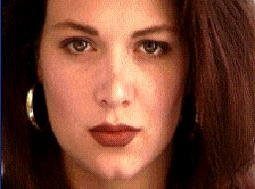
//> input picture women.jpg, 255 x 189 px
$ ./Source   (built with g++ and OpenCV 4)
//> lines starting //> are read from the running program, lines starting //| are printed output that depends on the picture; after the words box and inside, x2 and y2 are one past the last pixel; in counts of white or black regions, pixels touching at a corner belong together
#include <opencv2/highgui/highgui.hpp>
#include <opencv2/imgproc/imgproc.hpp>
#include <iostream>
#include <cstdlib>
#include <cmath>
#include <fstream>
#include <iomanip>
using namespace cv;
using namespace std;

bool start_morph = false;
vector<Point> P1, Q1, P2, Q2;
Mat two;
Mat img1, img2, imga_x,imga_y,imgb_x,imgb_y,imga,imgb;
Mat map21,map12,finalPic;
int width, height;
double alpha;
double X_[4];//x1 y1 x2 y2
IplImage *new_image;
// [264 lines left out: functions mouse_event, Getu, Getv, GetPoint, GetWeight, bounder and 2 more, not called in this run]
int main()
{

	img1 = imread("women.jpg");
//> img1 is the input picture: 189 rows x 255 cols, CV_8UC3; mean B, G, R 49.3, 67, 116.7
	img2 = imread("cheetah.jpg");
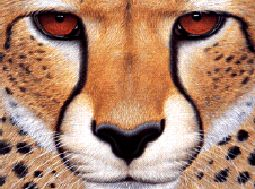
//> input picture cheetah.jpg, 255 x 189 px
//> img2 is the input picture: 189 rows x 255 cols, CV_8UC3; mean B, G, R 110.5, 133.8, 174.5

	namedWindow("img");

	width = img1.cols + img2.cols + 100;
//> width = 610

	//img1,img2 length = 255, middle length = 100
	height = max(img1.rows, img2.rows);
//> height = 189
	cout << height;
//| 189
	two = Mat::zeros(Size(width, height), img1.type());
	Rect r1(0, 0, img1.cols, img1.rows);
//> r1 = Rect(0, 0, 255, 189)
	Rect r2(0, 0, img2.cols, img2.rows);
//> r2 = Rect(0, 0, 255, 189)
	rectangle(two, Point(255, 0), Point(355, height), Scalar(255, 255, 255), 100, 1, 0);
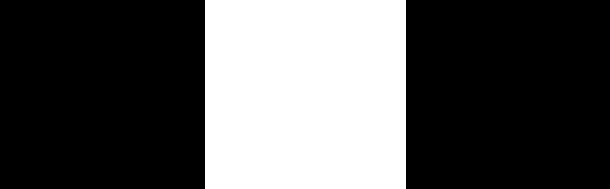
//> two: 189 rows x 610 cols, CV_8UC3; 33% white; 1 white region, box (x1, y1, x2, y2) and area: (205, 0, 406, 189) 37989
	//putText(two, "MORPHING", Point(260, height / 2), FONT_HERSHEY_COMPLEX, 0.5, Scalar(0, 0, 255));
	r2.x = img1.cols + 100;
//> r2 = Rect(355, 0, 255, 189)
	img1.copyTo(two(r1));
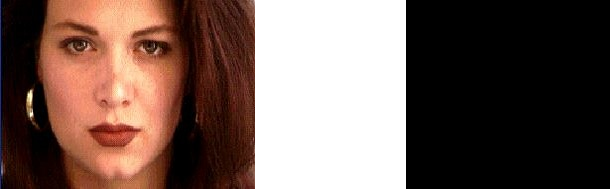
//> two: 189 rows x 610 cols, CV_8UC3; mean B, G, R 83.7, 91.1, 111.9
	img2.copyTo(two(r2));
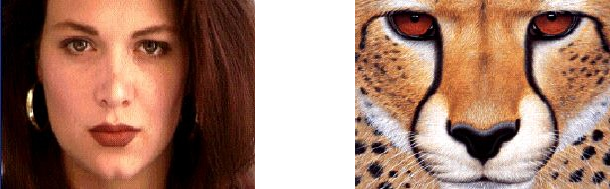
//> two: 189 rows x 610 cols, CV_8UC3; mean B, G, R 108.6, 125.7, 163.6

	imshow("img", two);
	//line(img1, Point(0, 0), Point(10, 10), Scalar(255, 255, 255), 2, LINE_8);
	//imshow("image", img1);
	//imshow("image2", img2);

	cvSetMouseCallback("img", mouse_event, NULL);
	while (1) {
		int key = cvWaitKey(0);
//> the 'q' key is pressed
		if (key == 'q')
		{
			break;
		}
		else if (key == 'm') {
			cout << "1";
			start_morph = true;
			wrap();

		}
	}
	return 0;

}
